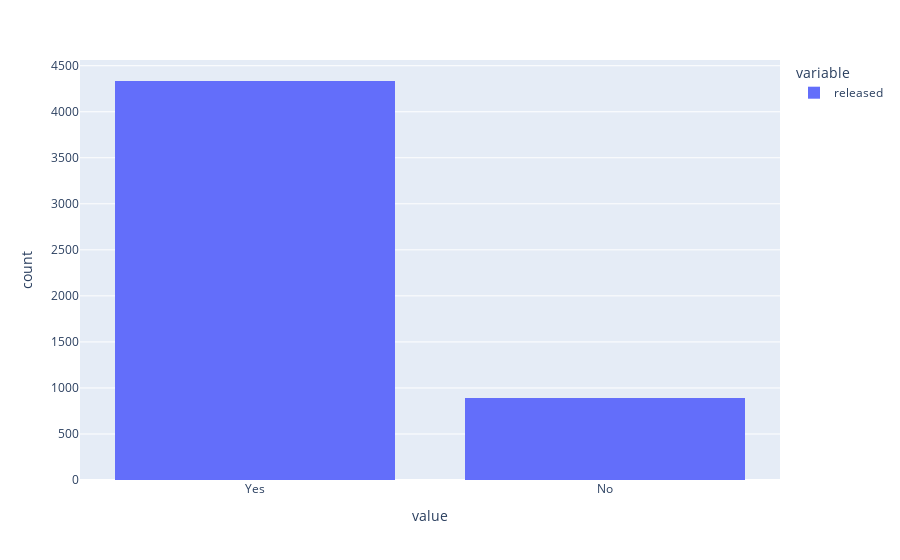

Notebook source saved alongside this figure:
### Code cell
fig = px.histogram(df['released'])

fig.show()

### Figure 1 — Plotly figure (JSON) as saved in the notebook; plotly's stock layout.template omitted (floating-point values rounded to 4 significant figures; data arrays with more than 128 entries replaced by an {"elided": "..."} marker saying what was removed)
{"data": [{"alignmentgroup": "True", "bingroup": "x", "hovertemplate": "variable=released<br>value=%{x}<br>count=%{y}<extra></extra>", "legendgroup": "released", "marker": {"color": "#636efa", "pattern": {"shape": ""}}, "name": "released", "offsetgroup": "released", "orientation": "v", "showlegend": true, "type": "histogram", "x": {"elided": "5226 str values"}, "xaxis": "x", "yaxis": "y"}], "layout": {"barmode": "relative", "legend": {"title": {"text": "variable"}, "tracegroupgap": 0}, "margin": {"t": 60}, "xaxis": {"anchor": "y", "domain": [0, 1], "title": {"text": "value"}}, "yaxis": {"anchor": "x", "domain": [0, 1], "title": {"text": "count"}}}}
